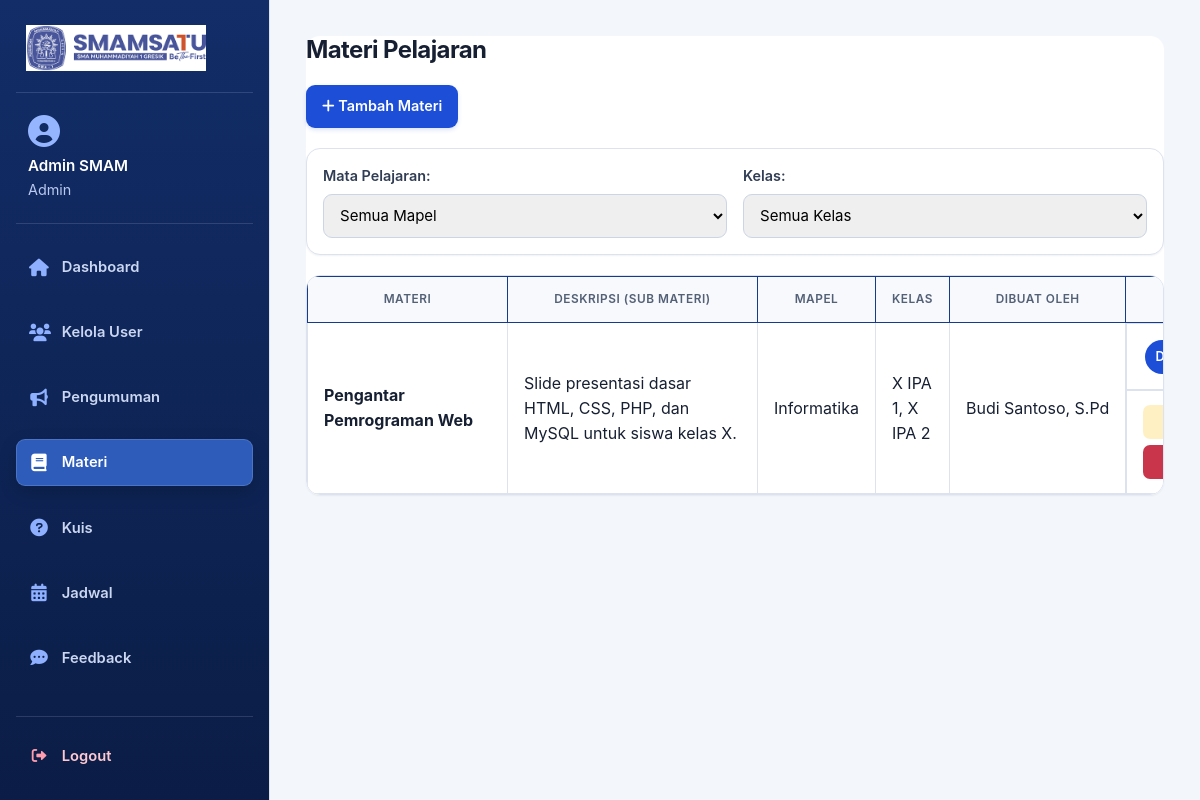
The page /materials/list.php (signed in) on the database its author committed.
### tables this page shows
CREATE TABLE IF NOT EXISTS materials (
    id INT AUTO_INCREMENT PRIMARY KEY,
    title VARCHAR(255) NOT NULL,
    description TEXT NULL,
    file_url VARCHAR(255) NULL,
    link_url VARCHAR(500) NULL,
    subject VARCHAR(100) NOT NULL,
    created_by INT NOT NULL,
    created_at TIMESTAMP DEFAULT CURRENT_TIMESTAMP,
    FOREIGN KEY (created_by) REFERENCES users(id) ON DELETE CASCADE
);

CREATE TABLE IF NOT EXISTS users (
    id INT AUTO_INCREMENT PRIMARY KEY,
    name VARCHAR(150) NOT NULL,
    email VARCHAR(150) NOT NULL UNIQUE,
    password VARCHAR(255) NOT NULL,
    role ENUM('admin', 'teacher', 'student') NOT NULL DEFAULT 'student',
    class VARCHAR(100) NULL,
    subject VARCHAR(100) NULL,
    nis VARCHAR(50) NULL UNIQUE,
    created_at TIMESTAMP DEFAULT CURRENT_TIMESTAMP
);

### materials/list.php (the view, shortened to what this page needs)
<?php
require '../includes/db.php';
$filterSubject = $_GET['subject'] ?? 'all';
$filterClass = $_GET['class'] ?? 'all';
$params = [];
$where_conditions = [];
$join_classes_sql = "JOIN material_classes mc ON m.id = mc.material_id";
$where_sql = !empty($where_conditions) ? "WHERE " . implode(' AND ', $where_conditions) : "";
$sql = "SELECT
            m.id, m.title, m.description, m.subject,
            m.file_url, m.link_url,
            u.name AS creator,
            GROUP_CONCAT(DISTINCT mc.class_name ORDER BY mc.class_name SEPARATOR ', ') AS classes_assigned
         FROM materials m
         JOIN users u ON m.created_by = u.id
         $join_classes_sql
         $where_sql
         GROUP BY m.id
         ORDER BY m.created_at DESC";
$stmt = $pdo->prepare($sql);
$stmt->execute($params);
$materials = $stmt->fetchAll(PDO::FETCH_ASSOC);
?>
<!DOCTYPE html>
<html lang="id">
<head>
    <link rel="stylesheet" href="https://cdnjs.cloudflare.com/ajax/libs/font-awesome/6.0.0-beta3/css/all.min.css">
    <link rel="stylesheet" href="../assets/css/style.css">
</head>
<body class="app-layout">
    <?php include '../layout/sidebar.php'; ?>
    <main class="main-content">
        <div class="container">
            <h2>Materi Pelajaran</h2>
            <div class="header-links">
                <?php if ($_SESSION['role'] !== 'student'): ?>
                    <a href="add.php"><i class="fas fa-plus"></i> Tambah Materi</a>
                <?php endif; ?>
            </div>
            <form method="get" class="filter-form">
                <?php if ($_SESSION['role'] !== 'teacher'): ?>
                <label>Mata Pelajaran:
                    <select name="subject" onchange="this.form.submit()">
                        <option value="all" <?= $filterSubject==='all'?'selected':'' ?>>Semua Mapel</option>
                    </select>
                </label>
                <?php endif; ?>
                <?php if ($_SESSION['role'] !== 'student'): ?>
                <label>Kelas:
                    <select name="class" onchange="this.form.submit()">
                        <option value="all" <?= $filterClass==='all'?'selected':'' ?>>Semua Kelas</option>
                    </select>
                </label>
                <?php endif; ?>
            </form>
            <div class="table-container">
                <table>
                    <thead>
                        <tr>
                            <th>Materi</th>
                            <th>Deskripsi (Sub Materi)</th>
                            <th>Mapel</th>
                            <?php if ($_SESSION['role'] !== 'student'): ?>
                                <th>Kelas</th>
                            <?php endif; ?>
                            <th>Dibuat Oleh</th>
                            <th>Link</th>
                        </tr>
                    </thead>
                    <tbody>
                        <?php foreach ($materials as $m): ?>
                        <tr>
                            <td data-label="Materi" style="white-space: normal; min-width: 200px;">
                                <strong><?= htmlspecialchars($m['title']) ?></strong>
                            </td>
                            <td data-label="Deskripsi" style="white-space: normal; min-width: 250px;">
                                <?= htmlspecialchars($m['description']) ?>
                            </td>
                            <td data-label="Mapel">
                                <?= htmlspecialchars($m['subject']) ?>
                            </td>
                            <?php if ($_SESSION['role'] !== 'student'): ?>
                                <td data-label="Kelas" style="white-space: normal;">
                                    <?= htmlspecialchars($m['classes_assigned']) ?>
                                </td>
                            <?php endif; ?>
                            <td data-label="Dibuat Oleh">
                                <?= htmlspecialchars($m['creator']) ?>
                            </td>
                            <td data-label="Link" class="action-cell">
                                <?php if ($m['file_url']): ?>
                                    <a href="../download.php?file=<?= urlencode($m['file_url']) ?>" class="btn" style="background-color: var(--color-primary); width: auto; padding: 5px 10px; font-size: 0.8rem;">Download</a>
                                <?php elseif ($m['link_url']): ?>
                                    <a href="<?= htmlspecialchars($m['link_url']) ?>" target="_blank" class="btn" style="background-color: var(--color-grey); width: auto; padding: 5px 10px; font-size: 0.8rem;">Link</a>
                                <?php else: ?>
                                    -
                                <?php endif; ?>
                            </td>
                            <?php if ($_SESSION['role'] !== 'student'): ?>
                            <td class="action-cell">
                                <a href="edit.php?id=<?= $m['id'] ?>" class="edit-btn">Edit</a>
                                <a href="#" class="delete-btn" data-id="<?= $m['id'] ?>">Hapus</a>
                            </td>
                            <?php endif; ?>
                        </tr>
                        <?php endforeach; ?>
                    </tbody>
                </table>
            </div>
        </div>
    </main>
</body>
</html>

### rows shown on the page
materials: title "Pengantar Pemrograman Web", description "Slide presentasi dasar HTML, CSS, PHP, dan MySQL untuk siswa kelas X.", subject "Informatika", classes_assigned "X IPA 1, X IPA 2", created_by.name "Budi Santoso, S.Pd"

### other values the page prints
$_SESSION['name'] "Admin SMAM"
$_SESSION['role'] "Admin"
$label "Dashboard Kelola User Pengumuman Materi Kuis Jadwal Feedback"
